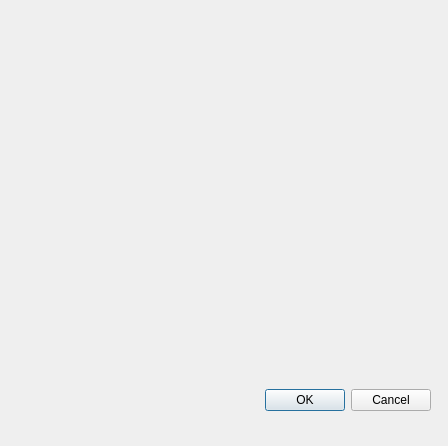
<?xml version="1.0" encoding="UTF-8"?>
<ui version="4.0">
 <class>Dialog</class>
 <widget class="QDialog" name="Dialog">
  <property name="geometry">
   <rect>
    <x>0</x>
    <y>0</y>
    <width>448</width>
    <height>446</height>
   </rect>
  </property>
  <property name="windowTitle">
   <string>Dialog</string>
  </property>
  <widget class="QDialogButtonBox" name="buttonBox">
   <property name="geometry">
    <rect>
     <x>210</x>
     <y>380</y>
     <width>221</width>
     <height>41</height>
    </rect>
   </property>
   <property name="orientation">
    <enum>Qt::Horizontal</enum>
   </property>
   <property name="standardButtons">
    <set>QDialogButtonBox::Cancel|QDialogButtonBox::Ok</set>
   </property>
  </widget>
 </widget>
 <resources/>
 <connections>
  <connection>
   <sender>buttonBox</sender>
   <signal>accepted()</signal>
   <receiver>Dialog</receiver>
   <slot>accept()</slot>
   <hints>
    <hint type="sourcelabel">
     <x>248</x>
     <y>254</y>
    </hint>
    <hint type="destinationlabel">
     <x>157</x>
     <y>274</y>
    </hint>
   </hints>
  </connection>
  <connection>
   <sender>buttonBox</sender>
   <signal>rejected()</signal>
   <receiver>Dialog</receiver>
   <slot>reject()</slot>
   <hints>
    <hint type="sourcelabel">
     <x>316</x>
     <y>260</y>
    </hint>
    <hint type="destinationlabel">
     <x>286</x>
     <y>274</y>
    </hint>
   </hints>
  </connection>
 </connections>
</ui>
